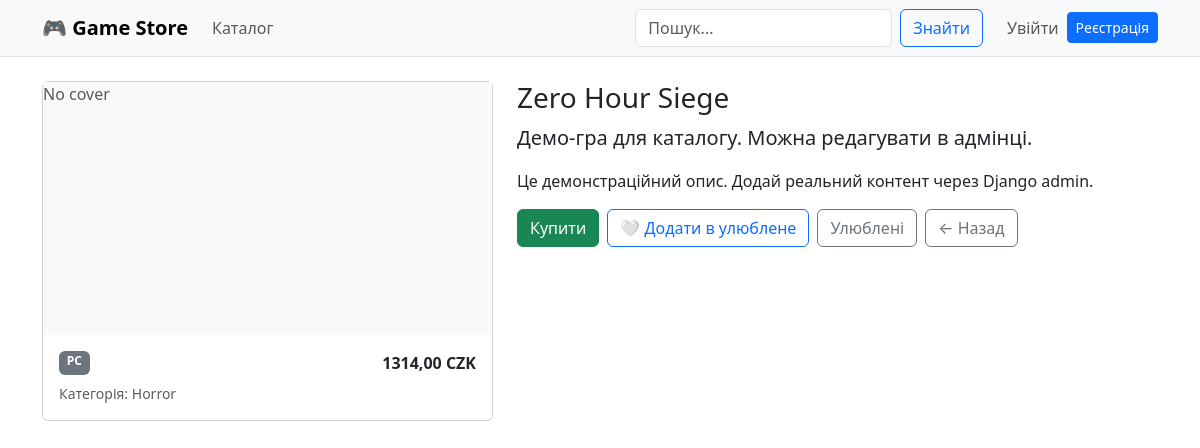
Page /game/zero-hour-siege/ on the committed database.
### store/models.py (models this page shows, shortened)
class Game(models.Model):
    class Platform(models.TextChoices):
        PC = "PC", "PC"
        PS = "PlayStation", "PlayStation"
        XBOX = "Xbox", "Xbox"
        SWITCH = "Switch", "Switch"
    title = models.CharField(max_length=200)
    slug = models.SlugField(max_length=220, unique=True)
    category = models.ForeignKey(Category, on_delete=models.PROTECT, related_name="games")
    platform = models.CharField(max_length=20, choices=Platform.choices, default=Platform.PC)
    price_czk = models.DecimalField(max_digits=10, decimal_places=2)
    in_stock = models.BooleanField(default=True)
    short_description = models.CharField(max_length=300, blank=True)
    description = models.TextField(blank=True)
    cover = models.ImageField(upload_to="covers/", blank=True, null=True)
    created_at = models.DateTimeField(auto_now_add=True)
    class Meta:
        verbose_name = "Гра"
        verbose_name_plural = "Ігри"
        ordering = ["-created_at"]

class Category(models.Model):
    name = models.CharField(max_length=120, unique=True)
    slug = models.SlugField(max_length=140, unique=True)
    class Meta:
        verbose_name = "Категорія"
        verbose_name_plural = "Категорії"

### store/views.py (the view)
# urls.py: path("game/<slug:slug>/", views.game_detail, name="game_detail"),
def game_detail(request, slug: str):
    game = get_object_or_404(Game.objects.select_related("category"), slug=slug)
    favorites = _get_favorites_set(request)
    is_favorite = game.id in favorites
    return render(request, "store/game_detail.html", {"game": game, "is_favorite": is_favorite})

### store/context_processors.py (called while the page is built)
def categories(request):
    return {"nav_categories": Category.objects.all().order_by("name")}

### store/views.py (called while the page is built)
def _get_favorites_set(request) -> set[int]:
    raw = request.session.get(FAV_SESSION_KEY, [])
    try:
        return set(int(x) for x in raw)
    except Exception:
        return set()

### store/templates/store/game_detail.html (shortened to what this page needs)
{% extends "base.html" %}
{% block content %}
<div class="row g-4">
  <div class="col-md-5">
    <div class="card">
      {% if game.cover %}
        <img src="{{ game.cover.url }}" class="card-img-top" alt="{{ game.title }}">
      {% else %}
        <div class="ratio ratio-16x9 bg-light d-flex align-items-center justify-content-center">
          <span class="text-muted">No cover</span>
        </div>
      {% endif %}
      <div class="card-body">
        <div class="d-flex justify-content-between">
          <span class="badge text-bg-secondary">{{ game.platform }}</span>
          <span class="fw-semibold">{{ game.price_czk }} CZK</span>
        </div>
        <div class="text-muted small mt-2">Категорія: {{ game.category.name }}</div>
      </div>
    </div>
  </div>
  <div class="col-md-7">
    <h1 class="h3">{{ game.title }}</h1>
    {% if game.short_description %}<p class="lead">{{ game.short_description }}</p>{% endif %}
    {% if game.description %}<p>{{ game.description|linebreaks }}</p>{% endif %}
    <div class="d-flex flex-wrap gap-2 mt-3">
      <a class="btn btn-success" href="{% url 'store:buy_game' game.slug %}">Купити</a>
      <form method="post" action="{% url 'store:favorites_toggle' game.id %}">
        {% if is_favorite %}
          <button class="btn btn-outline-danger" type="submit">❤️ В улюблених</button>
        {% else %}
          <button class="btn btn-outline-primary" type="submit">🤍 Додати в улюблене</button>
        {% endif %}
      </form>
      <a class="btn btn-outline-secondary" href="{% url 'store:favorites' %}">Улюблені</a>
      <a class="btn btn-outline-secondary" href="{% url 'store:home' %}">← Назад</a>
    </div>
  </div>
</div>
{% endblock %}

### rows in the picture
Game: platform "PC", price_czk "1314,00", category.name "Horror", title "Zero Hour Siege", short_description "Демо-гра для каталогу. Можна редагувати в адмінці.", description "Це демонстраційний опис. Додай реальний контент через Django admin."
